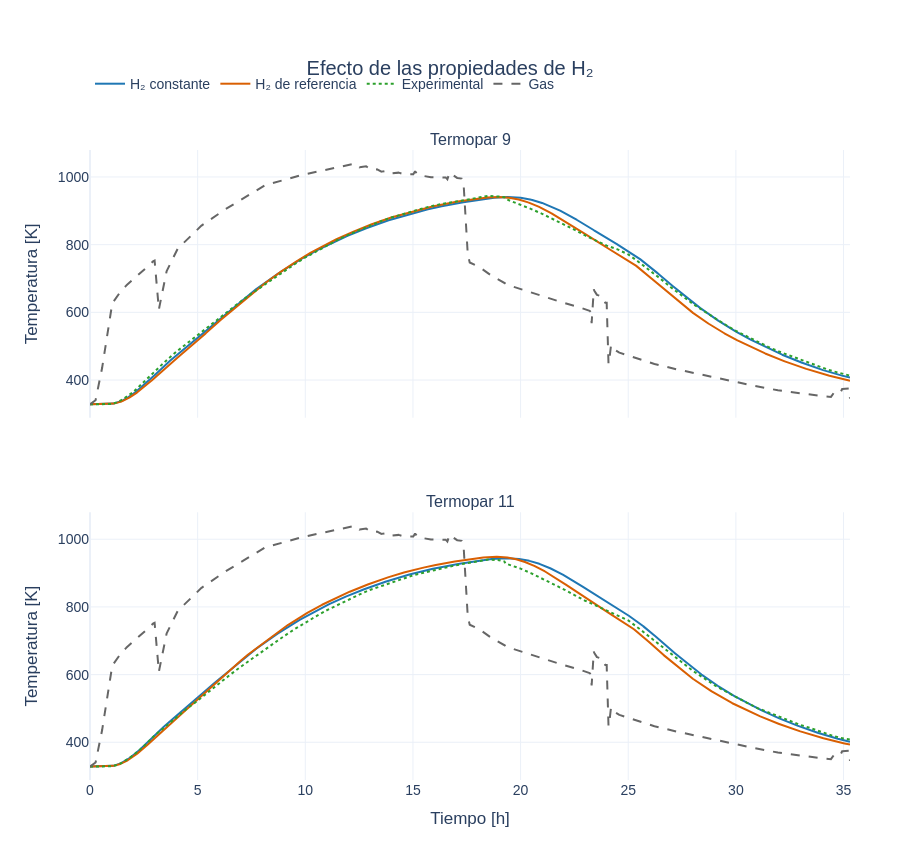

The cell this chart's notebook holds for it:
### Markdown cell above
## Plot — Evolución de temperatura
Simulaciones continuas, mediciones punteadas y temperatura del gas discontinua.

### Code cell
temperature_fig.show()

### Figure 1 — Plotly figure (JSON) as saved in the notebook; plotly's stock layout.template omitted (floating-point values rounded to 4 significant figures; data arrays with more than 128 entries replaced by an {"elided": "..."} marker saying what was removed)
{"data": [{"legendgroup": "baseline", "line": {"color": "#1f77b4", "width": 2}, "mode": "lines", "name": "H₂ constante", "showlegend": true, "type": "scatter", "x": {"elided": "12709 float values"}, "xaxis": "x", "y": {"elided": "12709 float values"}, "yaxis": "y"}, {"legendgroup": "scientific", "line": {"color": "#d95f02", "width": 2}, "mode": "lines", "name": "H₂ de referencia", "showlegend": true, "type": "scatter", "x": {"elided": "12709 float values"}, "xaxis": "x", "y": {"elided": "12709 float values"}, "yaxis": "y"}, {"legendgroup": "experimental", "line": {"color": "#2ca02c", "dash": "dot", "width": 2}, "mode": "lines", "name": "Experimental", "showlegend": true, "type": "scatter", "x": [0.0, 0.5, 1.0, 1.25, 1.5, 2.0, 2.5, 3.0, 3.5, 4.0, 4.5, 5.0, 5.5, 6.0, 6.5, 7.0, 7.5, 8.0, 8.5, 9.0, 9.5, 10.0, 10.5, 11.0, 11.5, 12.0, 12.5, 13.0, 13.5, 14.0, 14.5, 15.0, 15.5, 16.0, 16.5, 17.0, 17.5, 18.0, 18.5, 19.0, 19.25, 19.3, 19.5, 20.0, 20.5, 21.0, 21.5, 22.0, 22.5, 23.0, 23.5, 24.0, 24.5, 25.0, 25.5, 26.0, 26.5, 27.0, 27.5, 28.0, 28.5, 29.0, 29.5, 30.0, 30.5, 31.0, 31.5, 32.0, 32.5, 33.0, 33.5, 34.0, 34.5, 35.0, 35.3], "xaxis": "x", "y": [328.1, 328.1, 329.1, 334.1, 342.1, 364.1, 394.1, 427.1, 455.1, 483.1, 508.1, 533.1, 559.1, 584.1, 608.1, 632.1, 655.1, 677.1, 700.1, 722.1, 742.1, 762.1, 780.1, 798.1, 814.1, 829.1, 843.1, 857.1, 869.1, 880.1, 890.1, 900.1, 908.1, 916.1, 922.1, 928.1, 934.1, 940.1, 944.1, 942.1, 940.1, 935.1, 930.1, 919.1, 905.1, 891.1, 876.1, 860.1, 844.1, 827.1, 812.1, 797.1, 786.1, 771.1, 748.1, 724.1, 699.1, 673.1, 649.1, 625.1, 604.1, 583.1, 564.1, 545.1, 529.1, 512.1, 498.1, 484.1, 472.1, 459.1, 448.1, 437.1, 426.1, 417.1, 413.1], "yaxis": "y"}, {"legendgroup": "gas", "line": {"color": "#666666", "dash": "dash"}, "mode": "lines", "name": "Gas", "showlegend": true, "type": "scatter", "x": {"elided": "12709 float values"}, "xaxis": "x", "y": {"elided": "12709 float values"}, "yaxis": "y"}, {"legendgroup": "baseline", "line": {"color": "#1f77b4", "width": 2}, "mode": "lines", "name": "H₂ constante", "showlegend": false, "type": "scatter", "x": {"elided": "12709 float values"}, "xaxis": "x2", "y": {"elided": "12709 float values"}, "yaxis": "y2"}, {"legendgroup": "scientific", "line": {"color": "#d95f02", "width": 2}, "mode": "lines", "name": "H₂ de referencia", "showlegend": false, "type": "scatter", "x": {"elided": "12709 float values"}, "xaxis": "x2", "y": {"elided": "12709 float values"}, "yaxis": "y2"}, {"legendgroup": "experimental", "line": {"color": "#2ca02c", "dash": "dot", "width": 2}, "mode": "lines", "name": "Experimental", "showlegend": false, "type": "scatter", "x": [0.0, 0.5, 1.0, 1.25, 1.5, 2.0, 2.5, 3.0, 3.5, 4.0, 4.5, 5.0, 5.5, 6.0, 6.5, 7.0, 7.5, 8.0, 8.5, 9.0, 9.5, 10.0, 10.5, 11.0, 11.5, 12.0, 12.5, 13.0, 13.5, 14.0, 14.5, 15.0, 15.5, 16.0, 16.5, 17.0, 17.5, 18.0, 18.5, 19.0, 19.25, 19.3, 19.5, 20.0, 20.5, 21.0, 21.5, 22.0, 22.5, 23.0, 23.5, 24.0, 24.5, 25.0, 25.5, 26.0, 26.5, 27.0, 27.5, 28.0, 28.5, 29.0, 29.5, 30.0, 30.5, 31.0, 31.5, 32.0, 32.5, 33.0, 33.5, 34.0, 34.5, 35.0, 35.3], "xaxis": "x2", "y": [328.1, 328.1, 329.1, 333.1, 340.1, 361.1, 388.1, 420.1, 447.1, 474.1, 499.1, 523.1, 549.1, 574.1, 599.1, 623.1, 646.1, 668.1, 691.1, 713.1, 734.1, 754.1, 772.1, 790.1, 806.1, 821.1, 836.1, 850.1, 861.1, 872.1, 883.1, 893.1, 901.1, 909.1, 916.1, 923.1, 929.1, 934.1, 940.1, 938.1, 934.1, 928.1, 924.1, 913.1, 899.1, 884.1, 868.1, 852.1, 835.1, 818.1, 804.1, 789.1, 776.1, 760.1, 736.1, 711.1, 686.1, 660.1, 636.1, 611.1, 590.1, 569.1, 551.1, 533.1, 517.1, 501.1, 488.1, 475.1, 463.1, 451.1, 441.1, 430.1, 419.1, 411.1, 408.1], "yaxis": "y2"}, {"legendgroup": "gas", "line": {"color": "#666666", "dash": "dash"}, "mode": "lines", "name": "Gas", "showlegend": false, "type": "scatter", "x": {"elided": "12709 float values"}, "xaxis": "x2", "y": {"elided": "12709 float values"}, "yaxis": "y2"}], "layout": {"annotations": [{"font": {"size": 16}, "showarrow": false, "text": "Termopar 9", "x": 0.5, "xanchor": "center", "xref": "paper", "y": 1, "yanchor": "bottom", "yref": "paper"}, {"font": {"size": 16}, "showarrow": false, "text": "Termopar 11", "x": 0.5, "xanchor": "center", "xref": "paper", "y": 0.425, "yanchor": "bottom", "yref": "paper"}], "font": {"family": "Arial", "size": 14}, "height": 850, "hovermode": "x unified", "legend": {"orientation": "h", "x": 0, "y": 1.13}, "margin": {"b": 70, "l": 90, "r": 50, "t": 150}, "title": {"text": "Efecto de las propiedades de H₂", "x": 0.5}, "xaxis": {"anchor": "y", "domain": [0, 1], "matches": "x2", "showticklabels": false}, "xaxis2": {"anchor": "y2", "domain": [0, 1], "title": {"text": "Tiempo [h]"}}, "yaxis": {"anchor": "x", "domain": [0.575, 1], "title": {"text": "Temperatura [K]"}}, "yaxis2": {"anchor": "x2", "domain": [0, 0.425], "title": {"text": "Temperatura [K]"}}}}
